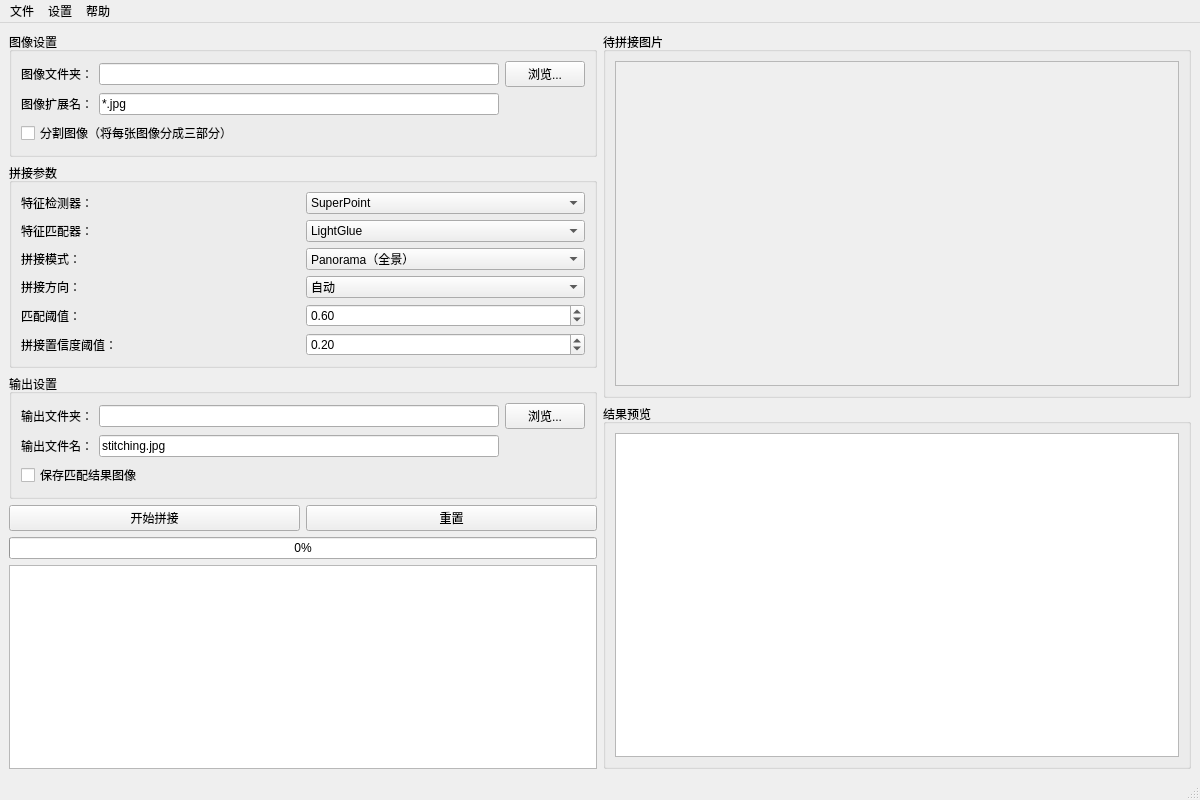
<?xml version="1.0" encoding="UTF-8"?>
<ui version="4.0">
 <class>MainWindow</class>
 <widget class="QMainWindow" name="MainWindow">
  <property name="geometry">
   <rect>
    <x>0</x>
    <y>0</y>
    <width>1200</width>
    <height>800</height>
   </rect>
  </property>
    <property name="windowTitle">
     <string>SuperStitch光伏场景的全景创建</string>
    </property>
  <widget class="QWidget" name="centralwidget">
   <layout class="QHBoxLayout" name="horizontalLayout_main">
    <item>
     <layout class="QVBoxLayout" name="verticalLayout">
      <item>
       <widget class="QGroupBox" name="groupBox">
        <property name="title">
         <string>图像设置</string>
        </property>
        <layout class="QGridLayout" name="gridLayout">
         <item row="0" column="0">
          <widget class="QLabel" name="label">
           <property name="text">
            <string>图像文件夹：</string>
           </property>
          </widget>
         </item>
         <item row="0" column="1">
          <widget class="QLineEdit" name="lineEdit_imageDir"/>
         </item>
         <item row="0" column="2">
          <widget class="QPushButton" name="pushButton_browseImageDir">
           <property name="text">
            <string>浏览...</string>
           </property>
          </widget>
         </item>
         <item row="1" column="0">
          <widget class="QLabel" name="label_2">
           <property name="text">
            <string>图像扩展名：</string>
           </property>
          </widget>
         </item>
         <item row="1" column="1">
          <widget class="QLineEdit" name="lineEdit_extension">
           <property name="text">
            <string>*.jpg</string>
           </property>
          </widget>
         </item>
         <item row="2" column="0" colspan="3">
          <widget class="QCheckBox" name="checkBox_divideImages">
           <property name="text">
            <string>分割图像（将每张图像分成三部分）</string>
           </property>
          </widget>
         </item>
        </layout>
       </widget>
      </item>
      <item>
       <widget class="QGroupBox" name="groupBox_3">
        <property name="title">
         <string>拼接参数</string>
        </property>
        <layout class="QGridLayout" name="gridLayout_3">
         <item row="0" column="0">
          <widget class="QLabel" name="label_detector">
           <property name="text">
            <string>特征检测器：</string>
           </property>
          </widget>
         </item>
         <item row="0" column="1">
          <widget class="QComboBox" name="comboBox_detector">
           <item>
            <property name="text">
             <string>SuperPoint</string>
            </property>
           </item>
           <item>
            <property name="text">
             <string>SIFT</string>
            </property>
           </item>
           <item>
            <property name="text">
             <string>ORB</string>
            </property>
           </item>
           <item>
            <property name="text">
             <string>SURF</string>
            </property>
           </item>
          </widget>
         </item>
         <item row="1" column="0">
          <widget class="QLabel" name="label_matcher">
           <property name="text">
            <string>特征匹配器：</string>
           </property>
          </widget>
         </item>
         <item row="1" column="1">
          <widget class="QComboBox" name="comboBox_matcher">
           <item>
            <property name="text">
             <string>LightGlue</string>
            </property>
           </item>
           <item>
            <property name="text">
             <string>BFMatcher</string>
            </property>
           </item>
          </widget>
         </item>
         <item row="2" column="0">
          <widget class="QLabel" name="label_5">
           <property name="text">
            <string>拼接模式：</string>
           </property>
          </widget>
         </item>
         <item row="2" column="1">
          <widget class="QComboBox" name="comboBox_mode">
           <item>
            <property name="text">
             <string>Panorama（全景）</string>
            </property>
           </item>
           <item>
            <property name="text">
             <string>Scans（扫描）</string>
            </property>
           </item>
          </widget>
         </item>
         <item row="3" column="0">
          <widget class="QLabel" name="label_direction">
           <property name="text">
            <string>拼接方向：</string>
           </property>
          </widget>
         </item>
         <item row="3" column="1">
          <widget class="QComboBox" name="comboBox_direction">
           <item>
            <property name="text">
             <string>自动</string>
            </property>
           </item>
           <item>
            <property name="text">
             <string>水平</string>
            </property>
           </item>
           <item>
            <property name="text">
             <string>垂直</string>
            </property>
           </item>
          </widget>
         </item>
         <item row="4" column="0">
          <widget class="QLabel" name="label_6">
           <property name="text">
            <string>匹配阈值：</string>
           </property>
          </widget>
         </item>
         <item row="4" column="1">
          <widget class="QDoubleSpinBox" name="doubleSpinBox_matchThreshold">
           <property name="minimum">
            <double>0.000000000000000</double>
           </property>
           <property name="maximum">
            <double>1.000000000000000</double>
           </property>
           <property name="singleStep">
            <double>0.010000000000000</double>
           </property>
           <property name="value">
            <double>0.600000000000000</double>
           </property>
          </widget>
         </item>
         <item row="5" column="0">
          <widget class="QLabel" name="label_7">
           <property name="text">
            <string>拼接置信度阈值：</string>
           </property>
          </widget>
         </item>
         <item row="5" column="1">
          <widget class="QDoubleSpinBox" name="doubleSpinBox_confidenceThreshold">
           <property name="minimum">
            <double>0.000000000000000</double>
           </property>
           <property name="maximum">
            <double>1.000000000000000</double>
           </property>
           <property name="singleStep">
            <double>0.010000000000000</double>
           </property>
           <property name="value">
            <double>0.200000000000000</double>
           </property>
          </widget>
         </item>
        </layout>
       </widget>
      </item>
      <item>
       <widget class="QGroupBox" name="groupBox_4">
        <property name="title">
         <string>输出设置</string>
        </property>
        <layout class="QGridLayout" name="gridLayout_4">
         <item row="0" column="0">
          <widget class="QLabel" name="label_8">
           <property name="text">
            <string>输出文件夹：</string>
           </property>
          </widget>
         </item>
         <item row="0" column="1">
          <widget class="QLineEdit" name="lineEdit_outputDir"/>
         </item>
         <item row="0" column="2">
          <widget class="QPushButton" name="pushButton_browseOutputDir">
           <property name="text">
            <string>浏览...</string>
           </property>
          </widget>
         </item>
         <item row="1" column="0">
          <widget class="QLabel" name="label_9">
           <property name="text">
            <string>输出文件名：</string>
           </property>
          </widget>
         </item>
         <item row="1" column="1">
          <widget class="QLineEdit" name="lineEdit_outputName">
           <property name="text">
            <string>stitching.jpg</string>
           </property>
          </widget>
         </item>
         <item row="2" column="0" colspan="3">
          <widget class="QCheckBox" name="checkBox_showMatching">
           <property name="text">
            <string>保存匹配结果图像</string>
           </property>
          </widget>
         </item>
        </layout>
       </widget>
      </item>
      <item>
       <layout class="QHBoxLayout" name="horizontalLayout">
        <item>
         <widget class="QPushButton" name="pushButton_startStitching">
          <property name="text">
           <string>开始拼接</string>
          </property>
         </widget>
        </item>
        <item>
         <widget class="QPushButton" name="pushButton_reset">
          <property name="text">
           <string>重置</string>
          </property>
         </widget>
        </item>
       </layout>
      </item>
      <item>
       <widget class="QProgressBar" name="progressBar">
        <property name="value">
         <number>0</number>
        </property>
       </widget>
      </item>
      <item>
       <widget class="QPlainTextEdit" name="textEdit_log">
        <property name="readOnly">
         <bool>true</bool>
        </property>
        <property name="maximumBlockCount">
         <number>1000</number>
        </property>
       </widget>
      </item>
     </layout>
    </item>
    <item>
     <layout class="QVBoxLayout" name="verticalLayout_right">
      <item>
       <widget class="QGroupBox" name="groupBox_inputImages">
        <property name="title">
         <string>待拼接图片</string>
        </property>
        <layout class="QVBoxLayout" name="verticalLayout_input">
         <item>
          <widget class="QScrollArea" name="scrollArea_input">
           <property name="widgetResizable">
            <bool>true</bool>
           </property>
           <property name="horizontalScrollBarPolicy">
            <enum>Qt::ScrollBarAsNeeded</enum>
           </property>
           <property name="verticalScrollBarPolicy">
            <enum>Qt::ScrollBarAlwaysOff</enum>
           </property>
           <widget class="QWidget" name="inputImagesContainer">
            <property name="geometry">
             <rect>
              <x>0</x>
              <y>0</y>
              <width>400</width>
              <height>130</height>
             </rect>
            </property>
            <layout class="QHBoxLayout" name="hLayout_inputImages"/>
           </widget>
          </widget>
         </item>
        </layout>
       </widget>
      </item>
      <item>
       <widget class="QGroupBox" name="groupBox_5">
        <property name="title">
         <string>结果预览</string>
        </property>
        <layout class="QVBoxLayout" name="verticalLayout_2">
         <item>
          <widget class="QGraphicsView" name="graphicsView_result">
           <property name="horizontalScrollBarPolicy">
            <enum>Qt::ScrollBarAlwaysOff</enum>
           </property>
           <property name="verticalScrollBarPolicy">
            <enum>Qt::ScrollBarAlwaysOff</enum>
           </property>
          </widget>
         </item>
        </layout>
       </widget>
      </item>
     </layout>
    </item>
   </layout>
  </widget>
  <widget class="QMenuBar" name="menubar">
   <property name="geometry">
    <rect>
     <x>0</x>
     <y>0</y>
     <width>1200</width>
     <height>18</height>
    </rect>
   </property>
   <widget class="QMenu" name="menu">
    <property name="title">
     <string>文件</string>
    </property>
    <addaction name="action_openImages"/>
    <addaction name="separator"/>
    <addaction name="action_exit"/>
   </widget>
   <widget class="QMenu" name="menu_settings">
    <property name="title">
     <string>设置</string>
    </property>
    <addaction name="action_modelSettings"/>
   </widget>
   <widget class="QMenu" name="menu_2">
    <property name="title">
     <string>帮助</string>
    </property>
    <addaction name="action_about"/>
   </widget>
   <addaction name="menu"/>
   <addaction name="menu_settings"/>
   <addaction name="menu_2"/>
  </widget>
  <widget class="QStatusBar" name="statusbar"/>
  <action name="action_openImages">
   <property name="text">
    <string>打开图像文件夹</string>
   </property>
  </action>
  <action name="action_exit">
   <property name="text">
    <string>退出</string>
   </property>
  </action>
  <action name="action_about">
   <property name="text">
    <string>关于</string>
   </property>
  </action>
  <action name="action_modelSettings">
   <property name="text">
    <string>模型设置...</string>
   </property>
  </action>
 </widget>
 <resources/>
 <connections/>
</ui>
